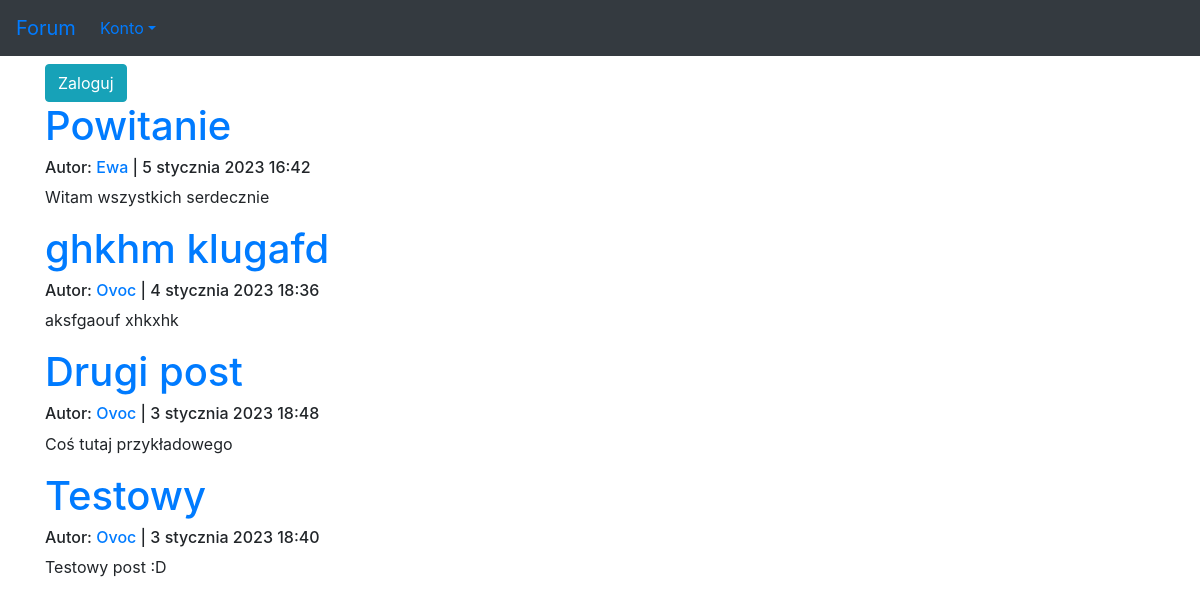
Before: / with the older database file.
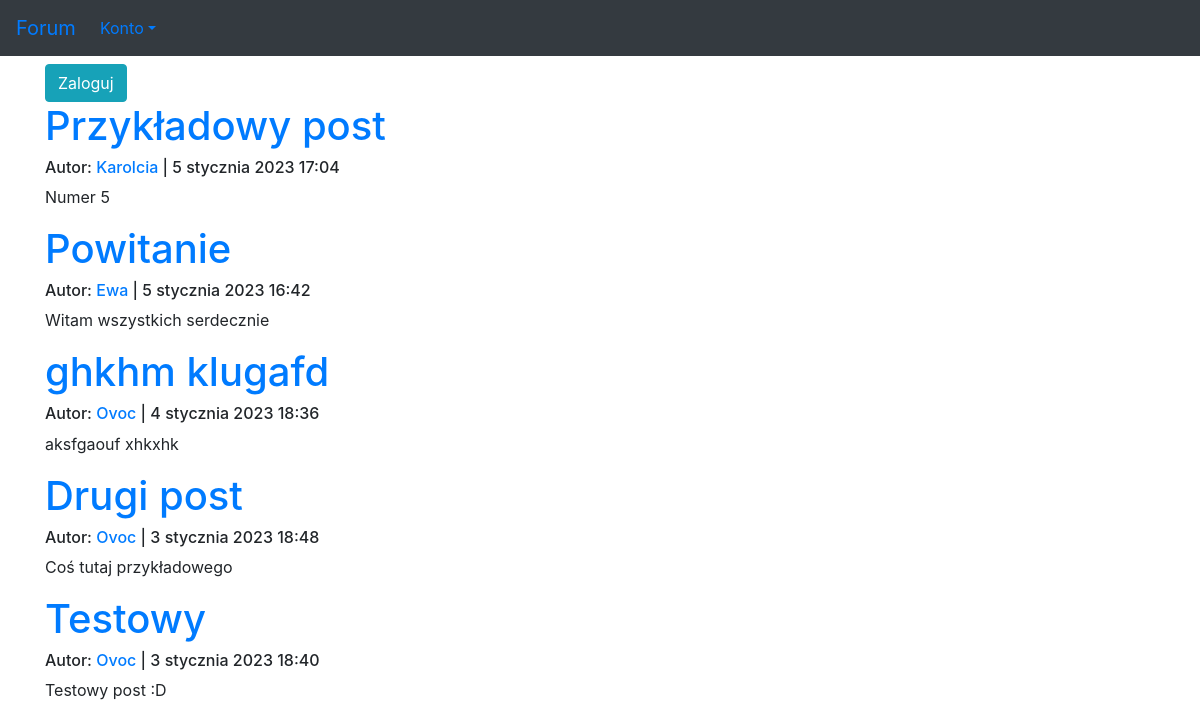
After: the same page with the newer database file.
### forum/models.py (models this page shows, shortened)
class Post(models.Model):
    author = models.ForeignKey(User, on_delete=models.CASCADE)
    title = models.CharField(max_length=100)
    description = models.TextField()
    published_date = models.DateTimeField(default=timezone.now)
    updated = models.DateTimeField(blank=True, null=True)
    views = models.IntegerField(default=0)

### forum/views.py (the view)
# urls.py: path('', views.posts_list, name='index'),
def posts_list(request):
    posts = Post.objects.filter(published_date__lte=timezone.now()).order_by('-published_date')
    paginator = Paginator(posts, 10)
    page = request.GET.get('page')
    posts = paginator.get_page(page)
    return render(request, 'forum/index.html', {'posts': posts})

### forum/templates/forum/index.html
{% extends 'szablon.html' %}
{% block tresc %}
    {% if user.is_authenticated %}
        <p><a href="{% url 'forum:new_post' %}" class="btn btn-info" role="button">Nowy post</a></p>
    {% else %}
        <a href="{% url 'users:loguj' %}" class="btn btn-info" role="button">Zaloguj</a>
    {% endif %}
    {% for post in posts %}
        <h1><a href="{% url 'forum:post' pk=post.pk %}">{{ post.title }}</a></h1>
        <h6>
            Autor: <a href="{% url 'users:index' user.id %}">{{ post.author }}</a> | {{ post.published_date }}
        </h6>
        <p>{{ post.description }}</p>
    {% endfor %}
{% endblock tresc %}

### templates/szablon.html (shortened to what this page needs)
<!DOCTYPE html>
<html lang="pl">
<head>
    <link rel="stylesheet" href="https://stackpath.bootstrapcdn.com/bootstrap/4.1.3/css/bootstrap.min.css">
</head>
<body>
    <nav class="navbar navbar-expand-sm bg-dark">
        <a class="navbar-brand" href="{% url 'forum:index' %}">Forum</a>
        <div class="collapse navbar-collapse" id="collapsibleNavbar">
            <ul class="navbar-nav">
                <li class="nav-item dropdown">
                    <a href="#" class="nav-link dropdown-toggle" data-toggle="dropdown" role="button">Konto</a>
                </li>
            </ul>
        </div>
    </nav>
    <div class="container">
        <div class="row">
            <div class="col">
{% block tresc %}
{% endblock tresc %}
            </div>
        </div>
    </div>
</body>
</html>

Changed rows visible on the page:
added Post: title "Przykładowy post", author "Karolcia", published_date "5 stycznia 2023 17:04", description "Numer 5"
